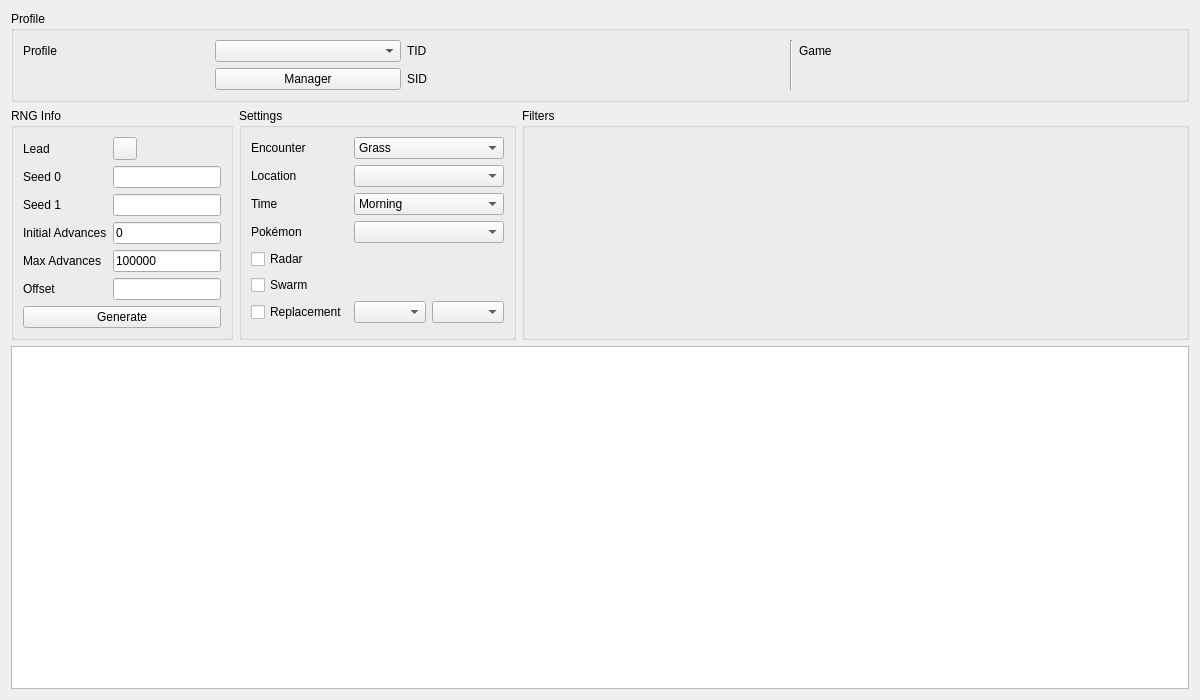
<?xml version="1.0" encoding="UTF-8"?>
<ui version="4.0">
 <class>Wild8</class>
 <widget class="QWidget" name="Wild8">
  <property name="geometry">
   <rect>
    <x>0</x>
    <y>0</y>
    <width>1200</width>
    <height>700</height>
   </rect>
  </property>
  <property name="windowTitle">
   <string>Wild Gen 8</string>
  </property>
  <layout class="QGridLayout" name="gridLayout_5">
   <item row="1" column="0">
    <widget class="QGroupBox" name="groupBoxRNGInfo">
     <property name="title">
      <string>RNG Info</string>
     </property>
     <layout class="QGridLayout" name="gridLayout_3">
      <item row="0" column="0">
       <widget class="QLabel" name="labelLead">
        <property name="text">
         <string>Lead</string>
        </property>
       </widget>
      </item>
      <item row="0" column="1">
       <widget class="ComboMenu" name="comboMenuLead"/>
      </item>
      <item row="1" column="0">
       <widget class="QLabel" name="labelSeed0">
        <property name="text">
         <string>Seed 0</string>
        </property>
       </widget>
      </item>
      <item row="1" column="1">
       <widget class="TextBox" name="textBoxSeed0"/>
      </item>
      <item row="2" column="0">
       <widget class="QLabel" name="labelSeed1">
        <property name="text">
         <string>Seed 1</string>
        </property>
       </widget>
      </item>
      <item row="2" column="1">
       <widget class="TextBox" name="textBoxSeed1"/>
      </item>
      <item row="3" column="0">
       <widget class="QLabel" name="labelInitialAdvances">
        <property name="text">
         <string>Initial Advances</string>
        </property>
       </widget>
      </item>
      <item row="3" column="1">
       <widget class="TextBox" name="textBoxInitialAdvances">
        <property name="text">
         <string notr="true">0</string>
        </property>
       </widget>
      </item>
      <item row="4" column="0">
       <widget class="QLabel" name="labelMaxAdvances">
        <property name="text">
         <string>Max Advances</string>
        </property>
       </widget>
      </item>
      <item row="4" column="1">
       <widget class="TextBox" name="textBoxMaxAdvances">
        <property name="text">
         <string notr="true">100000</string>
        </property>
       </widget>
      </item>
      <item row="5" column="0">
       <widget class="QLabel" name="labelOffset">
        <property name="text">
         <string>Offset</string>
        </property>
       </widget>
      </item>
      <item row="5" column="1">
       <widget class="TextBox" name="textBoxOffset"/>
      </item>
      <item row="6" column="0" colspan="2">
       <widget class="QPushButton" name="pushButtonGenerate">
        <property name="text">
         <string>Generate</string>
        </property>
       </widget>
      </item>
     </layout>
    </widget>
   </item>
   <item row="2" column="0" colspan="3">
    <widget class="TableView" name="tableView"/>
   </item>
   <item row="1" column="2">
    <widget class="QGroupBox" name="groupBoxFilters">
     <property name="sizePolicy">
      <sizepolicy hsizetype="Preferred" vsizetype="Preferred">
       <horstretch>1</horstretch>
       <verstretch>0</verstretch>
      </sizepolicy>
     </property>
     <property name="title">
      <string>Filters</string>
     </property>
     <layout class="QGridLayout" name="gridLayout">
      <item row="0" column="0" rowspan="2">
       <widget class="Filter" name="filter" native="true"/>
      </item>
     </layout>
    </widget>
   </item>
   <item row="0" column="0" colspan="3">
    <widget class="QGroupBox" name="groupBoxProfile">
     <property name="title">
      <string>Profile</string>
     </property>
     <layout class="QGridLayout" name="gridLayout_4">
      <item row="0" column="0">
       <widget class="QLabel" name="labelProfile">
        <property name="text">
         <string>Profile</string>
        </property>
       </widget>
      </item>
      <item row="0" column="1">
       <widget class="QComboBox" name="comboBoxProfiles"/>
      </item>
      <item row="1" column="1">
       <widget class="QPushButton" name="pushButtonProfileManager">
        <property name="text">
         <string>Manager</string>
        </property>
       </widget>
      </item>
      <item row="0" column="2">
       <widget class="QLabel" name="labelProfileTID">
        <property name="text">
         <string>TID</string>
        </property>
       </widget>
      </item>
      <item row="0" column="3">
       <widget class="QLabel" name="labelProfileTIDValue"/>
      </item>
      <item row="1" column="2">
       <widget class="QLabel" name="labelProfileSID">
        <property name="text">
         <string>SID</string>
        </property>
       </widget>
      </item>
      <item row="1" column="3">
       <widget class="QLabel" name="labelProfileSIDValue"/>
      </item>
      <item row="0" column="4" rowspan="2">
       <widget class="Line" name="line">
        <property name="orientation">
         <enum>Qt::Orientation::Vertical</enum>
        </property>
       </widget>
      </item>
      <item row="0" column="6">
       <widget class="QLabel" name="labelProfileGame">
        <property name="text">
         <string>Game</string>
        </property>
       </widget>
      </item>
      <item row="0" column="7">
       <widget class="QLabel" name="labelProfileGameValue"/>
      </item>
     </layout>
    </widget>
   </item>
   <item row="1" column="1">
    <widget class="QGroupBox" name="groupBoxSettings">
     <property name="title">
      <string>Settings</string>
     </property>
     <layout class="QGridLayout" name="gridLayout_2">
      <item row="0" column="0">
       <widget class="QLabel" name="labelEncounter">
        <property name="text">
         <string>Encounter</string>
        </property>
       </widget>
      </item>
      <item row="0" column="1" colspan="2">
       <widget class="ComboBox" name="comboBoxEncounter">
        <item>
         <property name="text">
          <string>Grass</string>
         </property>
        </item>
        <item>
         <property name="text">
          <string>Honey Tree</string>
         </property>
        </item>
        <item>
         <property name="text">
          <string>Rock Smash</string>
         </property>
        </item>
        <item>
         <property name="text">
          <string>Surfing</string>
         </property>
        </item>
        <item>
         <property name="text">
          <string>Old Rod</string>
         </property>
        </item>
        <item>
         <property name="text">
          <string>Good Rod</string>
         </property>
        </item>
        <item>
         <property name="text">
          <string>Super Rod</string>
         </property>
        </item>
       </widget>
      </item>
      <item row="1" column="0">
       <widget class="QLabel" name="labelLocation">
        <property name="text">
         <string>Location</string>
        </property>
       </widget>
      </item>
      <item row="1" column="1" colspan="2">
       <widget class="ComboBoxProxy" name="comboBoxLocation"/>
      </item>
      <item row="2" column="0">
       <widget class="QLabel" name="labelTime">
        <property name="text">
         <string>Time</string>
        </property>
       </widget>
      </item>
      <item row="2" column="1" colspan="2">
       <widget class="QComboBox" name="comboBoxTime">
        <item>
         <property name="text">
          <string>Morning</string>
         </property>
        </item>
        <item>
         <property name="text">
          <string>Day</string>
         </property>
        </item>
        <item>
         <property name="text">
          <string>Night</string>
         </property>
        </item>
       </widget>
      </item>
      <item row="3" column="0">
       <widget class="QLabel" name="labelPokemon">
        <property name="text">
         <string>Pokémon</string>
        </property>
       </widget>
      </item>
      <item row="3" column="1" colspan="2">
       <widget class="ComboBox" name="comboBoxPokemon"/>
      </item>
      <item row="4" column="0">
       <widget class="QCheckBox" name="checkBoxRadar">
        <property name="text">
         <string>Radar</string>
        </property>
        <attribute name="buttonGroup">
         <string notr="true">buttonGroup</string>
        </attribute>
       </widget>
      </item>
      <item row="5" column="0">
       <widget class="QCheckBox" name="checkBoxSwarm">
        <property name="text">
         <string>Swarm</string>
        </property>
        <attribute name="buttonGroup">
         <string notr="true">buttonGroup</string>
        </attribute>
       </widget>
      </item>
      <item row="6" column="0">
       <widget class="QCheckBox" name="checkBoxReplacement">
        <property name="text">
         <string>Replacement</string>
        </property>
        <attribute name="buttonGroup">
         <string notr="true">buttonGroup</string>
        </attribute>
       </widget>
      </item>
      <item row="6" column="1">
       <widget class="ComboBox" name="comboBoxReplacement0"/>
      </item>
      <item row="6" column="2">
       <widget class="ComboBox" name="comboBoxReplacement1"/>
      </item>
     </layout>
    </widget>
   </item>
  </layout>
 </widget>
 <customwidgets>
  <customwidget>
   <class>TextBox</class>
   <extends>QLineEdit</extends>
   <header>Form/Controls/TextBox.hpp</header>
  </customwidget>
  <customwidget>
   <class>ComboBox</class>
   <extends>QComboBox</extends>
   <header>Form/Controls/ComboBox.hpp</header>
  </customwidget>
  <customwidget>
   <class>TableView</class>
   <extends>QTableView</extends>
   <header>Form/Controls/TableView.hpp</header>
  </customwidget>
  <customwidget>
   <class>Filter</class>
   <extends>QWidget</extends>
   <header>Form/Controls/Filter.hpp</header>
   <container>1</container>
  </customwidget>
  <customwidget>
   <class>ComboMenu</class>
   <extends>QToolButton</extends>
   <header>Form/Controls/ComboMenu.hpp</header>
  </customwidget>
  <customwidget>
   <class>ComboBoxProxy</class>
   <extends>QComboBox</extends>
   <header>Form/Controls/ComboBoxProxy.hpp</header>
  </customwidget>
 </customwidgets>
 <tabstops>
  <tabstop>comboBoxProfiles</tabstop>
  <tabstop>pushButtonProfileManager</tabstop>
  <tabstop>comboMenuLead</tabstop>
  <tabstop>textBoxSeed0</tabstop>
  <tabstop>textBoxSeed1</tabstop>
  <tabstop>textBoxInitialAdvances</tabstop>
  <tabstop>textBoxMaxAdvances</tabstop>
  <tabstop>textBoxOffset</tabstop>
  <tabstop>pushButtonGenerate</tabstop>
  <tabstop>comboBoxEncounter</tabstop>
  <tabstop>comboBoxLocation</tabstop>
  <tabstop>comboBoxTime</tabstop>
  <tabstop>comboBoxPokemon</tabstop>
  <tabstop>checkBoxRadar</tabstop>
  <tabstop>checkBoxSwarm</tabstop>
  <tabstop>checkBoxReplacement</tabstop>
  <tabstop>comboBoxReplacement0</tabstop>
  <tabstop>comboBoxReplacement1</tabstop>
  <tabstop>tableView</tabstop>
 </tabstops>
 <resources/>
 <connections/>
 <buttongroups>
  <buttongroup name="buttonGroup">
   <property name="exclusive">
    <bool>false</bool>
   </property>
  </buttongroup>
 </buttongroups>
</ui>
